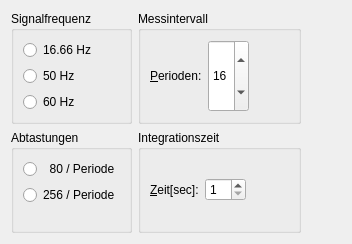
     <widget class="QWidget" name="TabPage">
      <attribute name="title">
       <string>Messung</string>
      </attribute>
      <layout class="QGridLayout">
       <item row="0" column="2">
        <spacer name="spacer58">
         <property name="orientation">
          <enum>Qt::Horizontal</enum>
         </property>
         <property name="sizeType">
          <enum>QSizePolicy::Expanding</enum>
         </property>
         <property name="sizeHint" stdset="0">
          <size>
           <width>40</width>
           <height>20</height>
          </size>
         </property>
        </spacer>
       </item>
       <item row="1" column="2">
        <spacer name="spacer59">
         <property name="orientation">
          <enum>Qt::Horizontal</enum>
         </property>
         <property name="sizeType">
          <enum>QSizePolicy::Expanding</enum>
         </property>
         <property name="sizeHint" stdset="0">
          <size>
           <width>40</width>
           <height>20</height>
          </size>
         </property>
        </spacer>
       </item>
       <item row="1" column="1">
        <widget class="Q3GroupBox" name="TIntegrationGroupBox">
         <property name="title">
          <string>Integrationszeit</string>
         </property>
         <layout class="QHBoxLayout">
          <item>
           <widget class="QLabel" name="TIntegrationLabel">
            <property name="text">
             <string>&amp;Zeit[sec]:</string>
            </property>
            <property name="wordWrap">
             <bool>false</bool>
            </property>
            <property name="buddy">
             <cstring>TIntegrationSpinBox</cstring>
            </property>
           </widget>
          </item>
          <item>
           <widget class="QSpinBox" name="TIntegrationSpinBox">
            <property name="minimum">
             <number>1</number>
            </property>
            <property name="maximum">
             <number>20</number>
            </property>
            <property name="singleStep">
             <number>1</number>
            </property>
           </widget>
          </item>
          <item>
           <spacer name="spacer57">
            <property name="orientation">
             <enum>Qt::Horizontal</enum>
            </property>
            <property name="sizeType">
             <enum>QSizePolicy::Expanding</enum>
            </property>
            <property name="sizeHint" stdset="0">
             <size>
              <width>40</width>
              <height>20</height>
             </size>
            </property>
           </spacer>
          </item>
         </layout>
        </widget>
       </item>
       <item row="0" column="0">
        <widget class="Q3ButtonGroup" name="FreqButtonGroup">
         <property name="sizePolicy">
          <sizepolicy hsizetype="Minimum" vsizetype="Minimum">
           <horstretch>0</horstretch>
           <verstretch>0</verstretch>
          </sizepolicy>
         </property>
         <property name="font">
          <font/>
         </property>
         <property name="title">
          <string>Signalfrequenz</string>
         </property>
         <layout class="QVBoxLayout">
          <item>
           <widget class="QRadioButton" name="F16RadioButton">
            <property name="sizePolicy">
             <sizepolicy hsizetype="Minimum" vsizetype="Minimum">
              <horstretch>0</horstretch>
              <verstretch>0</verstretch>
             </sizepolicy>
            </property>
            <property name="font">
             <font/>
            </property>
            <property name="text">
             <string>16.66 Hz</string>
            </property>
           </widget>
          </item>
          <item>
           <widget class="QRadioButton" name="F50RadioButton">
            <property name="sizePolicy">
             <sizepolicy hsizetype="Minimum" vsizetype="Minimum">
              <horstretch>0</horstretch>
              <verstretch>0</verstretch>
             </sizepolicy>
            </property>
            <property name="font">
             <font/>
            </property>
            <property name="text">
             <string>50 Hz</string>
            </property>
           </widget>
          </item>
          <item>
           <widget class="QRadioButton" name="F60RadioButton">
            <property name="sizePolicy">
             <sizepolicy hsizetype="Minimum" vsizetype="Minimum">
              <horstretch>0</horstretch>
              <verstretch>0</verstretch>
             </sizepolicy>
            </property>
            <property name="font">
             <font/>
            </property>
            <property name="text">
             <string>60 Hz</string>
            </property>
           </widget>
          </item>
         </layout>
        </widget>
       </item>
       <item row="1" column="0">
        <widget class="Q3ButtonGroup" name="SPeriodeButtonGroup">
         <property name="title">
          <string>Abtastungen</string>
         </property>
         <layout class="QVBoxLayout">
          <item>
           <widget class="QRadioButton" name="S80RadioButton">
            <property name="text">
             <string>  80 / Periode</string>
            </property>
           </widget>
          </item>
          <item>
           <widget class="QRadioButton" name="S256RadioButton">
            <property name="text">
             <string>256 / Periode</string>
            </property>
           </widget>
          </item>
          <item>
           <spacer name="spacer27">
            <property name="orientation">
             <enum>Qt::Vertical</enum>
            </property>
            <property name="sizeType">
             <enum>QSizePolicy::Expanding</enum>
            </property>
            <property name="sizeHint" stdset="0">
             <size>
              <width>20</width>
              <height>16</height>
             </size>
            </property>
           </spacer>
          </item>
         </layout>
        </widget>
       </item>
       <item row="0" column="1">
        <widget class="Q3GroupBox" name="CmpIntervallGroupBox">
         <property name="sizePolicy">
          <sizepolicy hsizetype="Minimum" vsizetype="Minimum">
           <horstretch>0</horstretch>
           <verstretch>0</verstretch>
          </sizepolicy>
         </property>
         <property name="font">
          <font/>
         </property>
         <property name="title">
          <string>Messintervall</string>
         </property>
         <layout class="QHBoxLayout">
          <item>
           <widget class="QLabel" name="CmpIntervallLabel">
            <property name="sizePolicy">
             <sizepolicy hsizetype="Minimum" vsizetype="Minimum">
              <horstretch>0</horstretch>
              <verstretch>0</verstretch>
             </sizepolicy>
            </property>
            <property name="font">
             <font/>
            </property>
            <property name="text">
             <string>&amp;Perioden:</string>
            </property>
            <property name="wordWrap">
             <bool>false</bool>
            </property>
            <property name="buddy">
             <cstring>CmpIntervallSpinBox</cstring>
            </property>
           </widget>
          </item>
          <item>
           <widget class="QSpinBox" name="CmpIntervallSpinBox">
            <property name="sizePolicy">
             <sizepolicy hsizetype="Minimum" vsizetype="Minimum">
              <horstretch>0</horstretch>
              <verstretch>0</verstretch>
             </sizepolicy>
            </property>
            <property name="minimum">
             <number>4</number>
            </property>
            <property name="maximum">
             <number>26</number>
            </property>
            <property name="value">
             <number>16</number>
            </property>
           </widget>
          </item>
          <item>
           <spacer name="spacer9_2">
            <property name="orientation">
             <enum>Qt::Horizontal</enum>
            </property>
            <property name="sizeType">
             <enum>QSizePolicy::Preferred</enum>
            </property>
            <property name="sizeHint" stdset="0">
             <size>
              <width>40</width>
              <height>20</height>
             </size>
            </property>
           </spacer>
          </item>
         </layout>
        </widget>
       </item>
      </layout>
     </widget>
